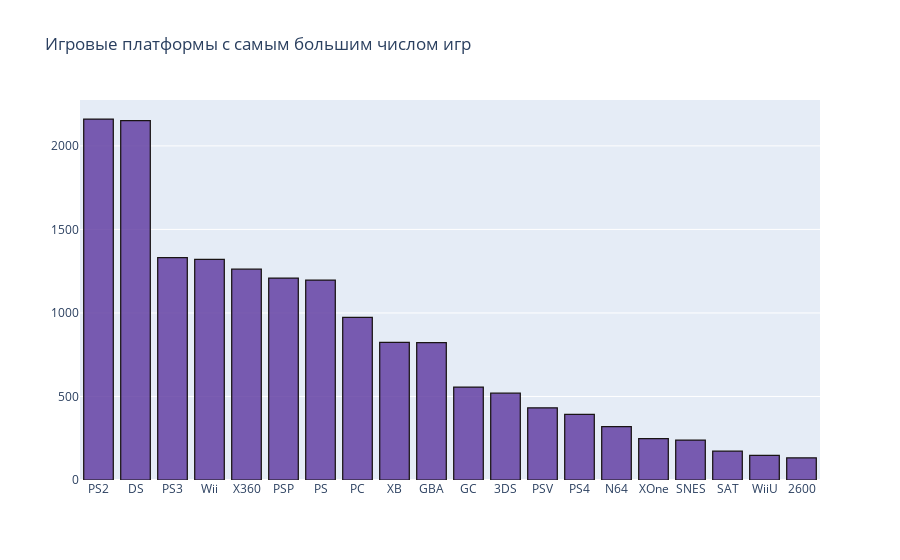

This figure's notebook cell:
### Markdown cell above
Взяты [отсюда](https://www.kaggle.com/code/krishnabhatt4/video-game-sales-analysis), сам я так красиво не нарисую

### Code cell
platform = Counter(df['Platform'].tolist()).most_common(20)
x = [x[0] for x in platform]
y = [x[1] for x in platform]

fig = go.Bar(x = x,
             y = y,
             marker = dict(color = 'rgba(100, 65, 164, 0.85)',
                         line=dict(color='rgb(25, 20, 20)',width=1.25)))

layout = go.Layout()

fig = go.Figure(data = fig, layout = layout)

fig.update_layout(title_text='Игровые платформы с самым большим числом игр')

fig.show()

### Figure 1 — Plotly figure (JSON) as saved in the notebook; plotly's stock layout.template omitted (floating-point values rounded to 4 significant figures)
{"data": [{"marker": {"color": "rgba(100, 65, 164, 0.85)", "line": {"color": "rgb(25, 20, 20)", "width": 1.25}}, "type": "bar", "x": ["PS2", "DS", "PS3", "Wii", "X360", "PSP", "PS", "PC", "XB", "GBA", "GC", "3DS", "PSV", "PS4", "N64", "XOne", "SNES", "SAT", "WiiU", "2600"], "y": [2161, 2152, 1331, 1320, 1262, 1209, 1197, 974, 824, 822, 556, 520, 432, 393, 319, 247, 239, 173, 147, 133]}], "layout": {"title": {"text": "Игровые платформы с самым большим числом игр"}}}
